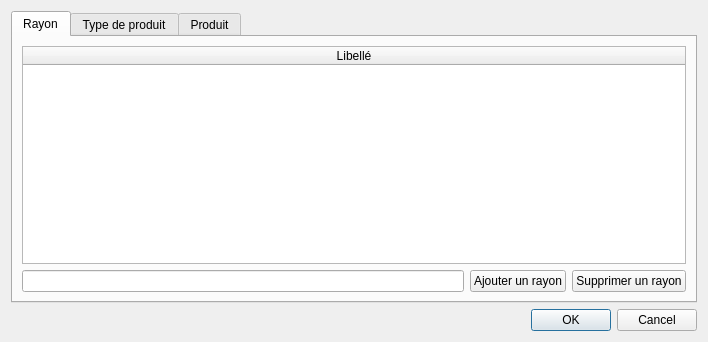
<?xml version="1.0" encoding="UTF-8"?>
<ui version="4.0">
 <class>DialogGestionMagasin</class>
 <widget class="QDialog" name="DialogGestionMagasin">
  <property name="geometry">
   <rect>
    <x>0</x>
    <y>0</y>
    <width>708</width>
    <height>342</height>
   </rect>
  </property>
  <property name="windowTitle">
   <string>Gestion types produits / produits / rayons </string>
  </property>
  <layout class="QGridLayout" name="gridLayout">
   <item row="2" column="0">
    <widget class="QDialogButtonBox" name="buttonBox">
     <property name="orientation">
      <enum>Qt::Horizontal</enum>
     </property>
     <property name="standardButtons">
      <set>QDialogButtonBox::Cancel|QDialogButtonBox::Ok</set>
     </property>
    </widget>
   </item>
   <item row="1" column="0">
    <widget class="QTabWidget" name="tabWidget">
     <property name="currentIndex">
      <number>0</number>
     </property>
     <widget class="QWidget" name="Rayons">
      <attribute name="title">
       <string>Rayon</string>
      </attribute>
      <layout class="QGridLayout" name="gridLayout_2">
       <item row="0" column="0">
        <widget class="QTableWidget" name="tableWidgetRayon">
         <property name="enabled">
          <bool>true</bool>
         </property>
         <property name="dragEnabled">
          <bool>false</bool>
         </property>
         <property name="alternatingRowColors">
          <bool>false</bool>
         </property>
         <property name="sortingEnabled">
          <bool>false</bool>
         </property>
         <attribute name="horizontalHeaderCascadingSectionResizes">
          <bool>false</bool>
         </attribute>
         <attribute name="horizontalHeaderDefaultSectionSize">
          <number>100</number>
         </attribute>
         <attribute name="horizontalHeaderMinimumSectionSize">
          <number>20</number>
         </attribute>
         <attribute name="horizontalHeaderShowSortIndicator" stdset="0">
          <bool>false</bool>
         </attribute>
         <attribute name="horizontalHeaderStretchLastSection">
          <bool>true</bool>
         </attribute>
         <attribute name="verticalHeaderCascadingSectionResizes">
          <bool>false</bool>
         </attribute>
         <attribute name="verticalHeaderMinimumSectionSize">
          <number>25</number>
         </attribute>
         <attribute name="verticalHeaderShowSortIndicator" stdset="0">
          <bool>false</bool>
         </attribute>
         <column>
          <property name="text">
           <string>Libellé</string>
          </property>
          <property name="toolTip">
           <string/>
          </property>
         </column>
        </widget>
       </item>
       <item row="1" column="0">
        <layout class="QHBoxLayout" name="horizontalLayout">
         <item>
          <widget class="QLineEdit" name="lineEditAjoutRayon"/>
         </item>
         <item>
          <widget class="QPushButton" name="pushButtonAjoutRayon">
           <property name="text">
            <string>Ajouter un rayon</string>
           </property>
          </widget>
         </item>
         <item>
          <widget class="QPushButton" name="pushButtonSupprRayon">
           <property name="text">
            <string>Supprimer un rayon</string>
           </property>
          </widget>
         </item>
        </layout>
       </item>
      </layout>
     </widget>
     <widget class="QWidget" name="typesProduits">
      <attribute name="title">
       <string>Type de produit</string>
      </attribute>
      <layout class="QGridLayout" name="gridLayout_5">
       <item row="0" column="0">
        <widget class="QTableWidget" name="tableWidgetTypeProduit">
         <attribute name="horizontalHeaderStretchLastSection">
          <bool>true</bool>
         </attribute>
         <column>
          <property name="text">
           <string>Libellé</string>
          </property>
         </column>
         <column>
          <property name="text">
           <string>Rayon</string>
          </property>
         </column>
        </widget>
       </item>
       <item row="1" column="0">
        <layout class="QGridLayout" name="gridLayout_3">
         <item row="0" column="0">
          <widget class="QLineEdit" name="lineEditAjoutTypeProduit"/>
         </item>
         <item row="0" column="1">
          <widget class="QComboBox" name="comboBoxTypeRayon"/>
         </item>
         <item row="0" column="2">
          <widget class="QPushButton" name="pushButtonAjoutTypeProduit">
           <property name="text">
            <string>Ajouter un type de produit</string>
           </property>
          </widget>
         </item>
         <item row="0" column="3">
          <widget class="QPushButton" name="pushButtonSupprTypeProduit">
           <property name="text">
            <string>Supprimer un type de produit</string>
           </property>
          </widget>
         </item>
        </layout>
       </item>
      </layout>
     </widget>
     <widget class="QWidget" name="Produit">
      <attribute name="title">
       <string>Produit</string>
      </attribute>
      <layout class="QGridLayout" name="gridLayout_4">
       <item row="0" column="0">
        <widget class="QTableWidget" name="tableWidgetProduit">
         <attribute name="horizontalHeaderStretchLastSection">
          <bool>true</bool>
         </attribute>
         <column>
          <property name="text">
           <string>Libellé</string>
          </property>
         </column>
         <column>
          <property name="text">
           <string>Type de produit</string>
          </property>
         </column>
        </widget>
       </item>
       <item row="1" column="0">
        <layout class="QHBoxLayout" name="horizontalLayout_3">
         <item>
          <widget class="QLineEdit" name="lineEditAjoutProduit"/>
         </item>
         <item>
          <widget class="QComboBox" name="comboBoxChoixTypeProduit"/>
         </item>
         <item>
          <widget class="QPushButton" name="pushButtonAjoutProduit">
           <property name="text">
            <string>Ajouter un produit</string>
           </property>
          </widget>
         </item>
         <item>
          <widget class="QPushButton" name="pushButtonSupprProduit">
           <property name="text">
            <string>Supprimer un produit</string>
           </property>
          </widget>
         </item>
        </layout>
       </item>
      </layout>
     </widget>
    </widget>
   </item>
  </layout>
 </widget>
 <resources/>
 <connections>
  <connection>
   <sender>buttonBox</sender>
   <signal>accepted()</signal>
   <receiver>DialogGestionMagasin</receiver>
   <slot>accept()</slot>
   <hints>
    <hint type="sourcelabel">
     <x>248</x>
     <y>254</y>
    </hint>
    <hint type="destinationlabel">
     <x>157</x>
     <y>274</y>
    </hint>
   </hints>
  </connection>
  <connection>
   <sender>buttonBox</sender>
   <signal>rejected()</signal>
   <receiver>DialogGestionMagasin</receiver>
   <slot>reject()</slot>
   <hints>
    <hint type="sourcelabel">
     <x>316</x>
     <y>260</y>
    </hint>
    <hint type="destinationlabel">
     <x>286</x>
     <y>274</y>
    </hint>
   </hints>
  </connection>
 </connections>
</ui>
